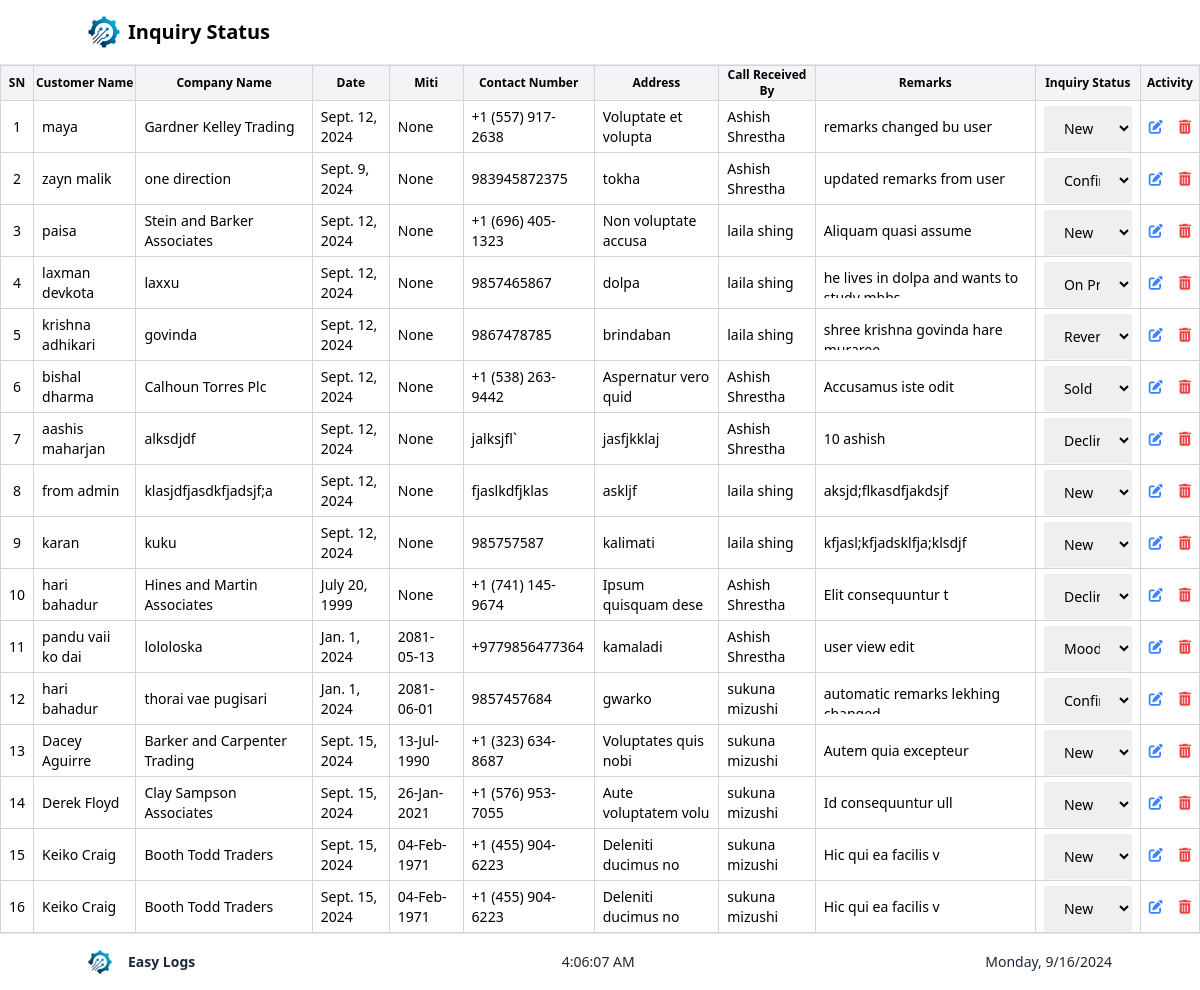
The page /inquiry_status/ (signed in) on the database as committed earlier.
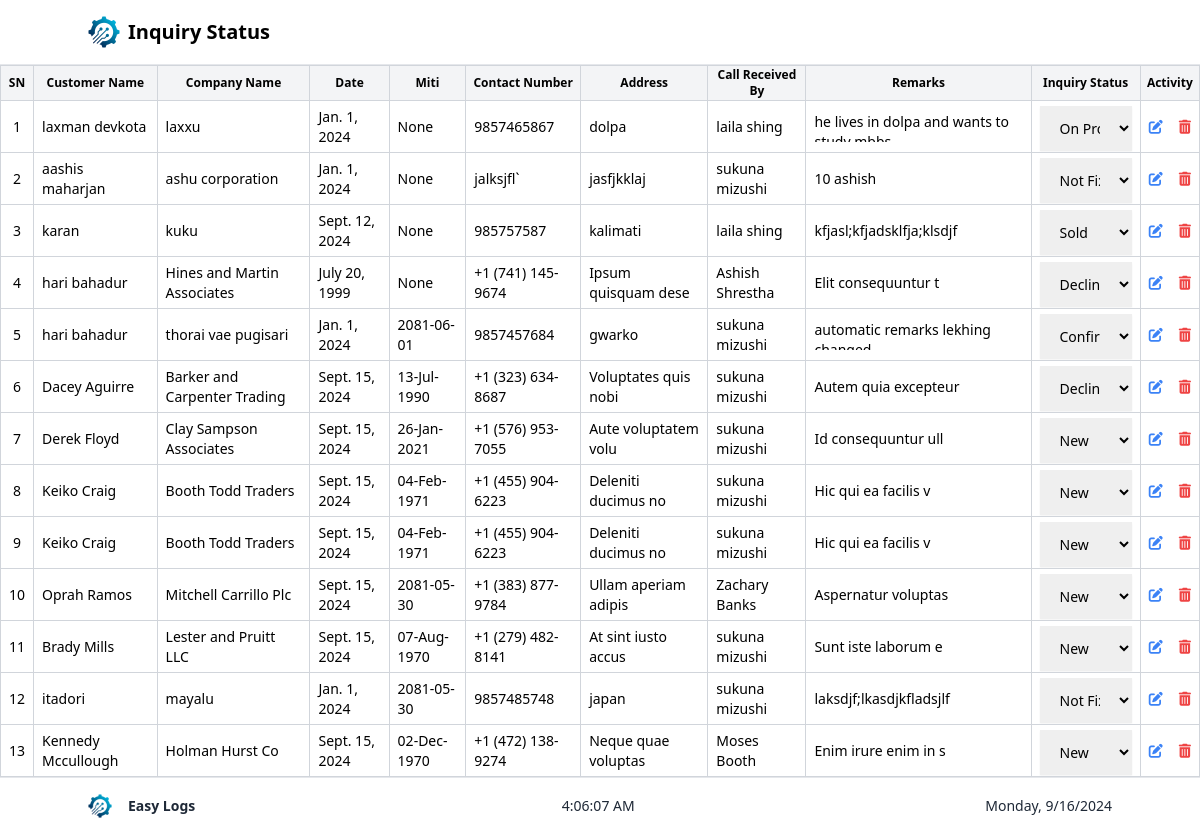
The same page on the database as committed later.
### userauths/models.py (models this page shows)
class Inquiry(models.Model):
    date = models.DateField()
    miti = models.CharField(blank=True, null=True, max_length=255)
    customer_name = models.CharField(max_length=255)
    company_name = models.CharField(max_length=255, blank=True, null=True)
    contact_number = models.CharField(max_length=20)
    address = models.CharField(max_length=255)
    called_received_by = models.CharField(max_length=255, default="None")
    remarks = models.TextField(blank=True, null=True)
    STATUS_CHOICES = [
        ('new', 'New'),
        ('on_progress', 'On Progress'),
        ('reverted', 'Reverted'),
        ('confirmed', 'Confirmed'),
        ('sold', 'Sold'),
        ('not_fixed', 'Not Fixed'),
        ('declined', 'Declined'),
        ('mood_changed', 'Mood Changed'),
        ('others', 'Others'),
    ]
    status = models.CharField(max_length=20, choices=STATUS_CHOICES, default='new')  # Changed field

### userauths/views.py (the view, shortened to what this page needs)
# urls.py: path('inquiry_status/', views.inquiry_status , name="inquiry_status"),
@login_required
def inquiry_status(req):
    all_employees = Employee.objects.all()
    if req.user.is_superuser:
        all_inquiry = Inquiry.objects.all()  # All inquiries for superusers
        context = {
            'all_inquiry': all_inquiry,
            'is_superuser': True,
            'all_employees': all_employees,
        }
    return render(req, "inquiry/inquiry_status.html", context)

### Templates/inquiry/inquiry_status.html (shortened to what the changed rows need)
<!DOCTYPE html>
<html lang="en">
  <head>
    <script src="https://cdn.tailwindcss.com"></script>
    <link
      href="https://cdn.jsdelivr.net/npm/remixicon@3.5.0/fonts/remixicon.css"
      rel="stylesheet"
    />
    <link
      rel="stylesheet"
      href="https://cdnjs.cloudflare.com/ajax/libs/font-awesome/6.0.0-beta3/css/all.min.css"
    />
  </head>
  <body class="flex flex-col min-h-screen">
    <main class="flex-grow w-full ">
      <table class="w-full  border-collapse text-sm border border-gray-300">
        <thead class="sticky top-[65px]">
          <tr class="bg-gray-100 text-xs">
            <th class="border border-gray-300 w-15">
               SN
            </th>
            <th class="border border-gray-300">
               Customer Name
            </th>
            <th class="border border-gray-300">
               Company Name
            </th>
            <th class="border border-gray-300">
               Date
            </th>
            <th class="border border-gray-300">
               Miti
            </th>
            <th class="border border-gray-300">
               Contact
              Number
            </th>
            <th class="border border-gray-300">
               Address
            </th>
            <th class="border border-gray-300">
               Call Received
              By
            </th>
            <th class="border border-gray-300">
               Remarks
            </th>
            <th class="border border-gray-300">
               Inquiry
              Status
            </th>
            <th class="border border-gray-300">
               Activity
            </th>
          </tr>
        </thead>
        <tbody>
          {% for inquiry in all_inquiry %}
          <tr>
            <td class="border border-gray-300 px-2 text-center">
              {{ forloop.counter }}
            </td>
            <td class="border border-gray-300 px-2">
              {{inquiry.customer_name}}
            </td>
            <td class="border border-gray-300 px-2">
              {{inquiry.company_name}}
            </td>
            <td class="border border-gray-300 px-2">{{inquiry.date }}</td>
            <td class="border border-gray-300 px-2">{{inquiry.miti }}</td>
            <td class="border border-gray-300 px-2">
              {{inquiry.contact_number}}
            </td>
            <td class="border border-gray-300 px-2">{{inquiry.address}}</td>
            <td class="border border-gray-300 px-2">
              {{inquiry.called_received_by}}
            </td>
            <td class="border border-gray-300 max-w-[300px] py-0 px-2">
              <div class="max-h-[30px] h-full overflow-y-scroll">
                {{inquiry.remarks}}
              </div>
            </td>
            <td class="border border-gray-300 px-2">
              <form method="post" action="{% url 'update_inquiry_status' inquiry.id %}">
                <select name="status_of_inquiry" class="mt-1 block w-full border-gray-300 shadow-sm focus:border-indigo-500 sm:text-sm py-3 px-4" onchange="this.form.submit()">
                    <option value="new" {% if inquiry.status == 'new' %}selected{% endif %}>New</option>
                    <option value="on_progress" {% if inquiry.status == 'on_progress' %}selected{% endif %}>On Progress</option>
                    <option value="reverted" {% if inquiry.status == 'reverted' %}selected{% endif %}>Reverted</option>
                    <option value="confirmed" {% if inquiry.status == 'confirmed' %}selected{% endif %}>Confirmed</option>
                    <option value="sold" {% if inquiry.status == 'sold' %}selected{% endif %}>Sold</option>
                    <option value="not_fixed" {% if inquiry.status == 'not_fixed' %}selected{% endif %}>Not Fixed</option>
                    <option value="declined" {% if inquiry.status == 'declined' %}selected{% endif %}>Declined</option>
                    <option value="mood_changed" {% if inquiry.status == 'mood_changed' %}selected{% endif %}>Mood Changed</option>
                </select>
            </form>
          </td>
            <td class="border border-gray-300 px-2">
              <div class="flex gap-4 justify-center">
                <a href="{% url 'update_inquiry' inquiry.id %}">
                  <i class="fas fa-edit text-blue-500 cursor-pointer"></i>
                </a>
                {% if is_superuser %}
                <a
                  href="{% url 'delete_inquiry' inquiry.id %}"
                  onclick="return confirm('Are you sure you want to delete this inquiry?');"
                >
                  <i class="fas fa-trash-alt text-red-500 cursor-pointer"></i>
                </a>
                {% endif %}
              </div>
            </td>
          </tr>
          {% endfor %}
        </tbody>
      </table>
    </main>
  </body>
</html>

Rows that differ between the two databases and show on the page:
removed Inquiry: customer_name "maya", company_name "Gardner Kelley Trading", date "Sept. 12, 2024", miti "None", contact_number "+1 (557) 917-2638", address "Voluptate et volupta", called_received_by "Ashish Shrestha", remarks "remarks changed bu user", status_of_inquiry "New"
removed Inquiry: customer_name "zayn malik", company_name "one direction", date "Sept. 9, 2024", miti "None", contact_number "983945872375", address "tokha", called_received_by "Ashish Shrestha", remarks "updated remarks from user", status_of_inquiry "Confirmed"
removed Inquiry: customer_name "paisa", company_name "Stein and Barker Associates", date "Sept. 12, 2024", miti "None", contact_number "+1 (696) 405-1323", address "Non voluptate accusa", called_received_by "laila shing", remarks "Aliquam quasi assume", status_of_inquiry "New"
removed Inquiry: customer_name "krishna adhikari", company_name "govinda", date "Sept. 12, 2024", miti "None", contact_number "9867478785", address "brindaban", called_received_by "laila shing", remarks "shree krishna govinda hare…", status_of_inquiry "Reverted"
removed Inquiry: customer_name "bishal dharma", company_name "Calhoun Torres Plc", date "Sept. 12, 2024", miti "None", contact_number "+1 (538) 263-9442", address "Aspernatur vero quid", called_received_by "Ashish Shrestha", remarks "Accusamus iste odit", status_of_inquiry "Sold"
removed Inquiry: customer_name "from admin", company_name "klasjdfjasdkfjadsjf;a", date "Sept. 12, 2024", miti "None", contact_number "fjaslkdfjklas", address "askljf", called_received_by "laila shing", remarks "aksjd;flkasdfjakdsjf", status_of_inquiry "New"
removed Inquiry: customer_name "pandu vaii ko dai", company_name "lololoska", date "Jan. 1, 2024", miti "2081-05-13", contact_number "+9779856477364", address "kamaladi", called_received_by "Ashish Shrestha", remarks "user view edit", status_of_inquiry "Mood Changed"
changed Inquiry "laxman devkota": date "Sept. 12, 2024" → "Jan. 1, 2024"
changed Inquiry "aashis maharjan": company_name "alksdjdf" → "ashu corporation"; date "Sept. 12, 2024" → "Jan. 1, 2024"; called_received_by "Ashish Shrestha" → "sukuna mizushi"; status_of_inquiry "Declined" → "Not Fixed"
changed Inquiry "karan": status_of_inquiry "New" → "Sold"
changed Inquiry "Dacey Aguirre": status_of_inquiry "New" → "Declined"
added Inquiry: customer_name "Oprah Ramos", company_name "Mitchell Carrillo Plc", date "Sept. 15, 2024", miti "2081-05-30", contact_number "+1 (383) 877-9784", address "Ullam aperiam adipis", called_received_by "Zachary Banks", remarks "Aspernatur voluptas", status_of_inquiry "New"
added Inquiry: customer_name "Brady Mills", company_name "Lester and Pruitt LLC", date "Sept. 15, 2024", miti "07-Aug-1970", contact_number "+1 (279) 482-8141", address "At sint iusto accus", called_received_by "sukuna mizushi", remarks "Sunt iste laborum e", status_of_inquiry "New"
added Inquiry: customer_name "itadori", company_name "mayalu", date "Jan. 1, 2024", miti "2081-05-30", contact_number "9857485748", address "japan", called_received_by "sukuna mizushi", remarks "laksdjf;lkasdjkfladsjlf", status_of_inquiry "Not Fixed"
added Inquiry: customer_name "Kennedy Mccullough", company_name "Holman Hurst Co", date "Sept. 15, 2024", miti "02-Dec-1970", contact_number "+1 (472) 138-9274", address "Neque quae voluptas", called_received_by "Moses Booth", remarks "Enim irure enim in s", status_of_inquiry "New"
